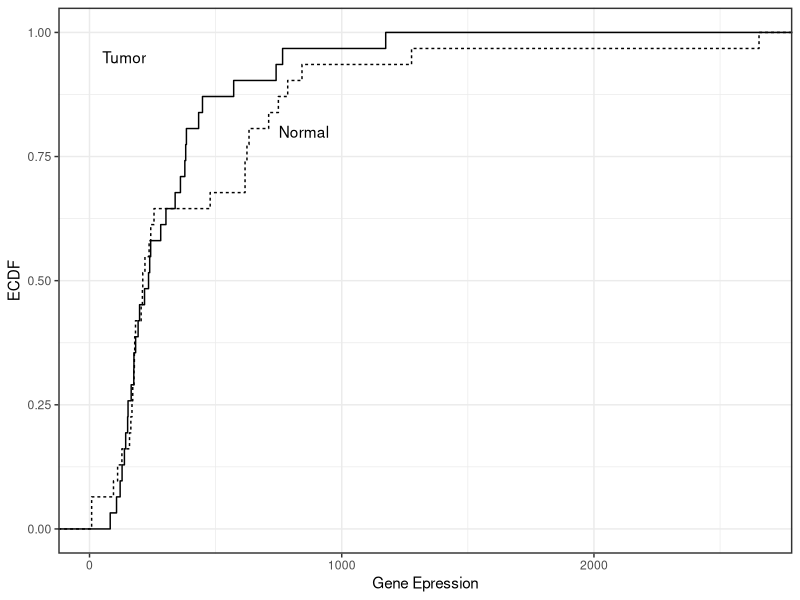

The R script that drew this image:
# loading required libraries
library(tidyverse)

# loading data
expr <- read_csv('data/gepia_exprs.csv')

# generating figure
(expr %>%
    gather(type, count, -study) %>%
    ggplot(aes(x = count, linetype = type)) +
    stat_ecdf() +
    theme_bw() +
    labs(x = 'Gene Epression', y = 'ECDF') +
    theme(legend.position = 'none',
          panel.border = element_rect(size = 1))+
    annotate('text', c(50, 750),
             y = c(.95, .8),
             label = c('Tumor', 'Normal'),
             adj = 0)) %>%
  ggsave(plot = .,
         filename = 'manuscript/figures/gepia_exprs.png',
         width = 8, height = 8, units = 'cm')